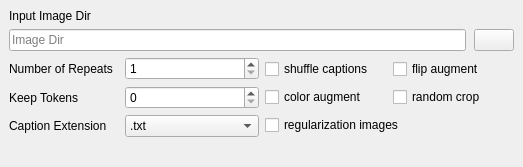
<?xml version="1.0" encoding="UTF-8"?>
<ui version="4.0">
 <class>sub_dataset_input</class>
 <widget class="QWidget" name="sub_dataset_input">
  <property name="geometry">
   <rect>
    <x>0</x>
    <y>0</y>
    <width>523</width>
    <height>167</height>
   </rect>
  </property>
  <property name="sizePolicy">
   <sizepolicy hsizetype="Preferred" vsizetype="Preferred">
    <horstretch>0</horstretch>
    <verstretch>0</verstretch>
   </sizepolicy>
  </property>
  <property name="windowTitle">
   <string>Widget</string>
  </property>
  <layout class="QGridLayout" name="gridLayout">
   <property name="leftMargin">
    <number>9</number>
   </property>
   <property name="topMargin">
    <number>9</number>
   </property>
   <property name="rightMargin">
    <number>9</number>
   </property>
   <property name="bottomMargin">
    <number>0</number>
   </property>
   <item row="1" column="1">
    <layout class="QGridLayout" name="gridLayout_2">
     <property name="sizeConstraint">
      <enum>QLayout::SetDefaultConstraint</enum>
     </property>
     <item row="0" column="1" alignment="Qt::AlignLeft">
      <widget class="QCheckBox" name="flip_aug">
       <property name="toolTip">
        <string>&lt;html&gt;&lt;head/&gt;&lt;body&gt;&lt;p&gt;Flips the latents of the images during training. Works well to reduce bias according to sidedness, but can cause issues if the dataset is asymetric.&lt;/p&gt;&lt;/body&gt;&lt;/html&gt;</string>
       </property>
       <property name="text">
        <string>flip augment</string>
       </property>
      </widget>
     </item>
     <item row="0" column="0" alignment="Qt::AlignLeft">
      <widget class="QCheckBox" name="shuffle_captions">
       <property name="toolTip">
        <string>&lt;html&gt;&lt;head/&gt;&lt;body&gt;&lt;p&gt;During training, the captions in the caption files will be shuffed. If you set keep tokens any higher than 0, then tags equal to keep tokens will not be shuffled and stay at the front, great for keeping something like a character name at the front of the file. I suggest you turn this on as it reduces overfitting.&lt;/p&gt;&lt;/body&gt;&lt;/html&gt;</string>
       </property>
       <property name="text">
        <string>shuffle captions</string>
       </property>
      </widget>
     </item>
     <item row="1" column="1" alignment="Qt::AlignLeft">
      <widget class="QCheckBox" name="random_crop">
       <property name="toolTip">
        <string>&lt;html&gt;&lt;head/&gt;&lt;body&gt;&lt;p&gt;Randomly crops from a corner vs from the center. Works very well when you have parts of the images that you want to learn that are on the edges. Doesn't work with cache latents.&lt;/p&gt;&lt;/body&gt;&lt;/html&gt;</string>
       </property>
       <property name="text">
        <string>random crop</string>
       </property>
      </widget>
     </item>
     <item row="1" column="0" alignment="Qt::AlignLeft">
      <widget class="QCheckBox" name="color_aug">
       <property name="toolTip">
        <string>&lt;html&gt;&lt;head/&gt;&lt;body&gt;&lt;p&gt;Shifts the color of images randomly throughout training. This doesn't change captions however so it's fairly useless. Doesn't work with cache latents.&lt;/p&gt;&lt;/body&gt;&lt;/html&gt;</string>
       </property>
       <property name="text">
        <string>color augment</string>
       </property>
      </widget>
     </item>
     <item row="2" column="0" colspan="2" alignment="Qt::AlignLeft">
      <widget class="QCheckBox" name="reg_images">
       <property name="toolTip">
        <string>&lt;html&gt;&lt;head/&gt;&lt;body&gt;&lt;p&gt;Select this if the folder provided is to images that are regularization images.&lt;/p&gt;&lt;/body&gt;&lt;/html&gt;</string>
       </property>
       <property name="text">
        <string>regularization images</string>
       </property>
      </widget>
     </item>
    </layout>
   </item>
   <item row="1" column="0">
    <layout class="QFormLayout" name="other_form_layout">
     <property name="horizontalSpacing">
      <number>12</number>
     </property>
     <item row="0" column="0">
      <widget class="QLabel" name="repeats_label">
       <property name="text">
        <string>Number of Repeats</string>
       </property>
      </widget>
     </item>
     <item row="0" column="1">
      <widget class="SpinBox" name="repeats_spinbox">
       <property name="focusPolicy">
        <enum>Qt::StrongFocus</enum>
       </property>
       <property name="toolTip">
        <string>&lt;html&gt;&lt;head/&gt;&lt;body&gt;&lt;p&gt;This is the number of times the images in this folder will repeat per epoch. So if you have 30 images in this folder and 4 repeats, it will be treated like as if it has 120 images.&lt;/p&gt;&lt;/body&gt;&lt;/html&gt;</string>
       </property>
       <property name="minimum">
        <number>1</number>
       </property>
      </widget>
     </item>
     <item row="1" column="0">
      <widget class="QLabel" name="keep_tokens_label">
       <property name="text">
        <string>Keep Tokens</string>
       </property>
      </widget>
     </item>
     <item row="1" column="1">
      <widget class="SpinBox" name="keep_tokens_spinbox">
       <property name="focusPolicy">
        <enum>Qt::StrongFocus</enum>
       </property>
       <property name="toolTip">
        <string>&lt;html&gt;&lt;head/&gt;&lt;body&gt;&lt;p&gt;This is the number of tokens that get kept at the front of the captions. This is great when you want to have a tag that is always weighted the highest, such as the name of a character or an outfit tag.&lt;/p&gt;&lt;/body&gt;&lt;/html&gt;</string>
       </property>
      </widget>
     </item>
     <item row="2" column="0">
      <widget class="QLabel" name="caption_label">
       <property name="text">
        <string>Caption Extension</string>
       </property>
      </widget>
     </item>
     <item row="2" column="1">
      <widget class="ComboBox" name="caption_extension">
       <property name="focusPolicy">
        <enum>Qt::StrongFocus</enum>
       </property>
       <property name="toolTip">
        <string>&lt;html&gt;&lt;head/&gt;&lt;body&gt;&lt;p&gt;The file type of the captions, technically can be anything but I only included the two most common types, .caption, and .txt.&lt;/p&gt;&lt;/body&gt;&lt;/html&gt;</string>
       </property>
       <item>
        <property name="text">
         <string>.txt</string>
        </property>
       </item>
       <item>
        <property name="text">
         <string>.caption</string>
        </property>
       </item>
      </widget>
     </item>
    </layout>
   </item>
   <item row="0" column="0" colspan="2">
    <layout class="QGridLayout" name="image_dir_grid">
     <property name="horizontalSpacing">
      <number>8</number>
     </property>
     <item row="1" column="1">
      <widget class="QPushButton" name="file_dialog_button">
       <property name="text">
        <string/>
       </property>
      </widget>
     </item>
     <item row="0" column="0" colspan="2">
      <widget class="QLabel" name="Input_image_dir_label">
       <property name="text">
        <string>Input Image Dir</string>
       </property>
      </widget>
     </item>
     <item row="1" column="0">
      <widget class="DragDropLineEdit" name="lineEdit">
       <property name="toolTip">
        <string>&lt;html&gt;&lt;head/&gt;&lt;body&gt;&lt;p&gt;The folder that contains your images and caption files. If the folder is named something like 2_name, then it will automatically set the number of repeats, but only if you use the file dialog or drag and drop.&lt;/p&gt;&lt;/body&gt;&lt;/html&gt;</string>
       </property>
       <property name="placeholderText">
        <string>Image Dir</string>
       </property>
      </widget>
     </item>
    </layout>
   </item>
   <item row="3" column="0" colspan="2">
    <widget class="CollapsibleWidget" name="extra_args" native="true"/>
   </item>
  </layout>
 </widget>
 <customwidgets>
  <customwidget>
   <class>DragDropLineEdit</class>
   <extends>QLineEdit</extends>
   <header>modules.DragDropLineEdit.h</header>
  </customwidget>
  <customwidget>
   <class>SpinBox</class>
   <extends>QSpinBox</extends>
   <header>modules.ScrollOnSelect.h</header>
  </customwidget>
  <customwidget>
   <class>ComboBox</class>
   <extends>QComboBox</extends>
   <header>modules.ScrollOnSelect.h</header>
  </customwidget>
  <customwidget>
   <class>CollapsibleWidget</class>
   <extends>QWidget</extends>
   <header>modules.CollapsibleWidget.h</header>
   <container>1</container>
  </customwidget>
 </customwidgets>
 <resources/>
 <connections/>
</ui>
